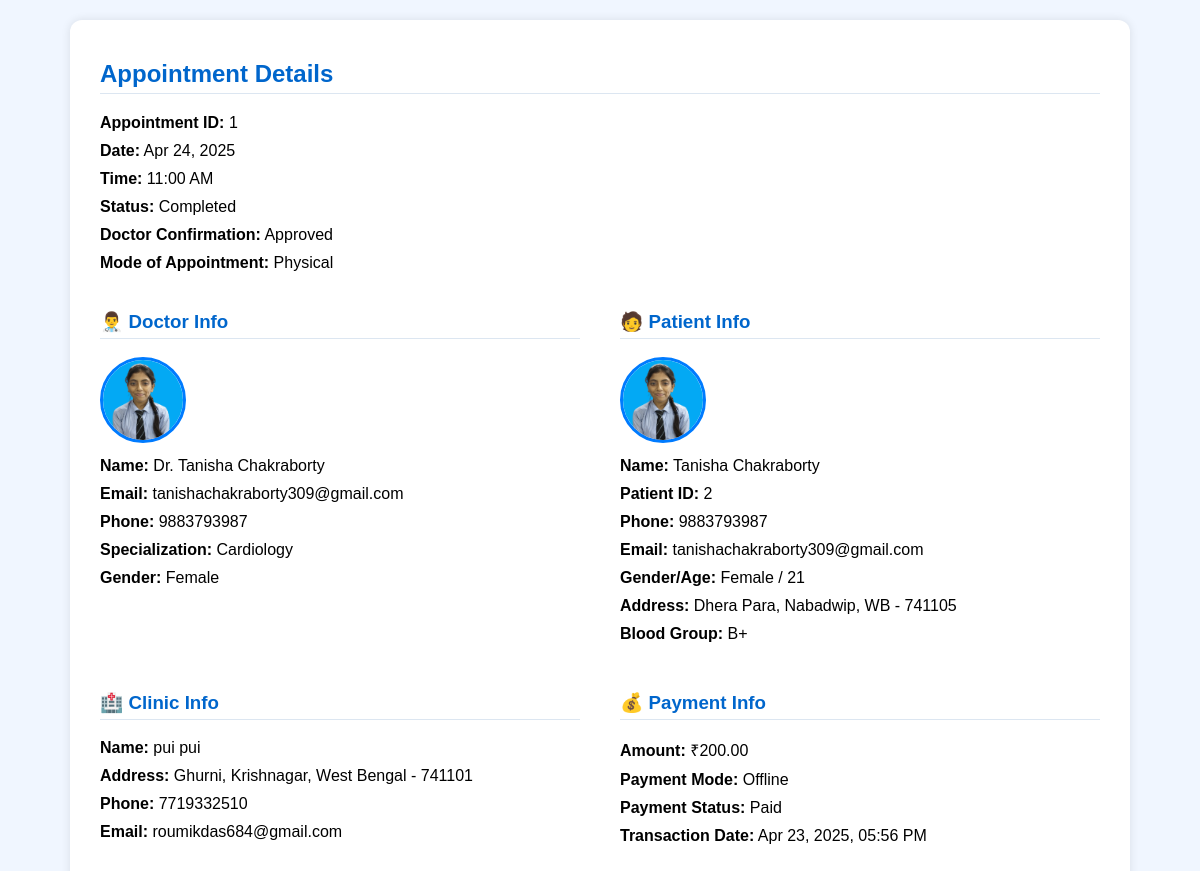
Screenshot of /doctor/view-patientRecord.php?appointment_id=1 (signed in) with the database file from the repository.
### tables this page shows
CREATE TABLE `appointment` (
  `appointment_id` int(11) NOT NULL,
  `patient_id` int(11) NOT NULL,
  `doctor_id` int(11) NOT NULL,
  `clinic_id` int(11) NOT NULL,
  `appointment_date` date NOT NULL,
  `appointment_time` time NOT NULL,
  `status` enum('Scheduled','Completed','Cancelled') DEFAULT 'Scheduled',
  `payment_status` enum('Pending','Paid','Refunded') DEFAULT 'Pending',
  `payment_mode` enum('Online','Offline') NOT NULL,
  `cancellation_reason` text DEFAULT NULL,
  `doctor_confirmation` enum('Pending','Approved','Rejected') DEFAULT 'Pending',
  `mode_of_appointment` enum('Physical','Video Call') NOT NULL,
  `created_at` timestamp NOT NULL DEFAULT current_timestamp(),
  `updated_at` timestamp NOT NULL DEFAULT current_timestamp() ON UPDATE current_timestamp()
);

CREATE TABLE `doctor` (
  `doctor_id` int(11) NOT NULL,
  `UID` varchar(20) NOT NULL,
  `name` varchar(255) NOT NULL,
  `email` varchar(255) NOT NULL,
  `phone` varchar(15) DEFAULT NULL,
  `password` varchar(255) NOT NULL,
  `specialization` varchar(255) DEFAULT NULL,
  `experience` int(11) DEFAULT NULL,
  `qualification` text DEFAULT NULL,
  `bio` text DEFAULT NULL,
  `profile_img` varchar(255) DEFAULT NULL,
  `rating` decimal(3,2) DEFAULT 0.00,
  `total_reviews` int(11) DEFAULT 0,
  `availability` enum('Active','Inactive','Blocked') DEFAULT 'Active',
  `address` varchar(512) DEFAULT NULL,
  `gender` enum('Male','Female','Other') DEFAULT NULL,
  `dob` date DEFAULT NULL,
  `fees` decimal(10,2) DEFAULT NULL,
  `emergency` enum('Yes','No') DEFAULT NULL,
  `created_at` timestamp NOT NULL DEFAULT current_timestamp(),
  `updated_at` timestamp NOT NULL DEFAULT current_timestamp() ON UPDATE current_timestamp()
);

CREATE TABLE `patient` (
  `patient_id` int(11) NOT NULL,
  `name` varchar(100) NOT NULL,
  `email` varchar(255) NOT NULL,
  `password` varchar(255) NOT NULL,
  `phone` varchar(15) DEFAULT NULL,
  `gender` enum('Male','Female','Other') DEFAULT NULL,
  `dob` date DEFAULT NULL,
  `blood_group` varchar(10) DEFAULT NULL,
  `emergency_contact` varchar(16) DEFAULT NULL,
  `area` text DEFAULT NULL,
  `city` varchar(100) DEFAULT NULL,
  `state` varchar(100) DEFAULT NULL,
  `pincode` varchar(10) DEFAULT NULL,
  `profile_img` varchar(255) DEFAULT NULL,
  `availability` enum('Active','Inactive','Blocked') DEFAULT 'Active',
  `created_at` timestamp NOT NULL DEFAULT current_timestamp(),
  `updated_at` timestamp NOT NULL DEFAULT current_timestamp() ON UPDATE current_timestamp()
);

CREATE TABLE `doctor_clinic` (
  `clinic_id` int(11) NOT NULL,
  `doctor_id` int(11) NOT NULL,
  `clinic_name` varchar(255) NOT NULL,
  `area` varchar(255) NOT NULL,
  `city` varchar(100) NOT NULL,
  `state` varchar(100) NOT NULL,
  `pincode` varchar(10) NOT NULL,
  `latitude` decimal(10,8) DEFAULT NULL,
  `longitude` decimal(11,8) DEFAULT NULL,
  `location_link` varchar(500) DEFAULT NULL,
  `clinic_img` varchar(255) DEFAULT NULL,
  `days_available` varchar(64) DEFAULT NULL,
  `opening_time` time NOT NULL,
  `closing_time` time NOT NULL,
  `fees` decimal(10,2) NOT NULL,
  `created_at` timestamp NOT NULL DEFAULT current_timestamp(),
  `updated_at` timestamp NOT NULL DEFAULT current_timestamp() ON UPDATE current_timestamp(),
  `phone` varchar(15) NOT NULL,
  `email` varchar(255) NOT NULL,
  `status` enum('Active','Inactive','Blocked') DEFAULT 'Active'
);

CREATE TABLE `transaction` (
  `transaction_id` int(11) NOT NULL,
  `appointment_id` int(11) NOT NULL,
  `patient_id` int(11) NOT NULL,
  `doctor_id` int(11) NOT NULL,
  `amount` decimal(10,2) NOT NULL,
  `payment_mode` enum('Online','Offline') NOT NULL,
  `payment_status` enum('Pending','Paid','Failed') DEFAULT 'Pending',
  `transaction_date` timestamp NOT NULL DEFAULT current_timestamp() ON UPDATE current_timestamp(),
  `reference_id` varchar(255) DEFAULT NULL,
  `remarks` text DEFAULT NULL
);

### doctor/view-patientRecord.php (the view, shortened to what this page needs)
<?php
include '../connection.php';
if (isset($_GET['appointment_id'])) {
    $appointment_id = $_GET['appointment_id'];
    $query = "SELECT
        a.*,
        p.name AS patient_name, p.profile_img, p.gender AS patient_gender, p.phone AS patient_phone, p.email AS patient_email, p.blood_group, CONCAT(p.area, ', ', p.city, ', ', p.state, ' - ', p.pincode) AS patient_address,
        p.patient_id, TIMESTAMPDIFF(YEAR, p.dob, CURDATE()) AS age,
        d.name AS doctor_name, d.profile_img AS doctor_img, d.email AS doctor_email, d.phone AS doctor_phone, d.specialization, d.gender AS doctor_gender,
        cl.clinic_name, cl.phone AS clinic_phone, cl.email AS clinic_email, CONCAT(cl.area, ', ', cl.city, ', ', cl.state, ' - ', cl.pincode) AS clinic_address,
        t.amount, t.payment_mode, t.payment_status, t.transaction_date
        FROM appointment a
        JOIN patient p ON a.patient_id = p.patient_id
        JOIN doctor d ON a.doctor_id = d.doctor_id
        JOIN doctor_clinic cl ON a.clinic_id = cl.clinic_id
        LEFT JOIN transaction t ON t.appointment_id = a.appointment_id
        WHERE a.appointment_id = '$appointment_id'";
    $result = mysqli_query($conn, $query);
    if ($row = mysqli_fetch_assoc($result)) {
?>
<!DOCTYPE html>
<html>
<head>
</head>
<body>
    <div class="details-container">
        <h2>Appointment Details</h2>
        <div class="section">
            <p><strong>Appointment ID:</strong> <?php echo $row['appointment_id']; ?></p>
            <p><strong>Date:</strong> <?php echo date('M d, Y', strtotime($row['appointment_date'])); ?></p>
            <p><strong>Time:</strong> <?php echo date('h:i A', strtotime($row['appointment_time'])); ?></p>
            <p><strong>Status:</strong> <?php echo $row['status']; ?></p>
            <p><strong>Doctor Confirmation:</strong> <?php echo $row['doctor_confirmation']; ?></p>
            <p><strong>Mode of Appointment:</strong> <?php echo $row['mode_of_appointment']; ?></p>
        </div>
        <div class="section flex-row">
            <div class="card">
                <h3>👨‍⚕️ Doctor Info</h3>
                <img src="../upload/doctor/<?php echo $row['doctor_img']; ?>" alt="Doctor Image">
                <p><strong>Name:</strong> <?php echo $row['doctor_name']; ?></p>
                <p><strong>Email:</strong> <?php echo $row['doctor_email']; ?></p>
                <p><strong>Phone:</strong> <?php echo $row['doctor_phone']; ?></p>
                <p><strong>Specialization:</strong> <?php echo $row['specialization']; ?></p>
                <p><strong>Gender:</strong> <?php echo $row['doctor_gender']; ?></p>
            </div>
            <div class="card">
                <h3>🧑 Patient Info</h3>
                <img src="../upload/patient/<?php echo $row['profile_img']; ?>" alt="Patient Image">
                <p><strong>Name:</strong> <?php echo $row['patient_name']; ?></p>
                <p><strong>Patient ID:</strong> <?php echo $row['patient_id']; ?></p>
                <p><strong>Phone:</strong> <?php echo $row['patient_phone']; ?></p>
                <p><strong>Email:</strong> <?php echo $row['patient_email']; ?></p>
                <p><strong>Gender/Age:</strong> <?php echo $row['patient_gender'] . ' / ' . $row['age']; ?></p>
                <p><strong>Address:</strong> <?php echo $row['patient_address']; ?></p>
                <p><strong>Blood Group:</strong> <?php echo $row['blood_group']; ?></p>
            </div>
        </div>
        <div class="section flex-row">
            <div class="card">
                <h3>🏥 Clinic Info</h3>
                <p><strong>Name:</strong> <?php echo $row['clinic_name']; ?></p>
                <p><strong>Address:</strong> <?php echo $row['clinic_address']; ?></p>
                <p><strong>Phone:</strong> <?php echo $row['clinic_phone']; ?></p>
                <p><strong>Email:</strong> <?php echo $row['clinic_email']; ?></p>
            </div>
            <div class="card">
                <h3>💰 Payment Info</h3>
                <p><strong>Amount:</strong> ₹<?php echo $row['amount']; ?></p>
                <p><strong>Payment Mode:</strong> <?php echo $row['payment_mode']; ?></p>
                <p><strong>Payment Status:</strong> <?php echo $row['payment_status']; ?></p>
                <p><strong>Transaction Date:</strong>
                    <?php echo $row['transaction_date'] ? date('M d, Y, h:i A', strtotime($row['transaction_date'])) : 'N/A'; ?>
                </p>
            </div>
        </div>
    </div>
</body>
</html>
<?php
    } else {
        echo "No appointment found.";
    }
} else {
    echo "Invalid request.";
}
?>

### doctor/view-patientRecord.php (style rules this page uses)
body { font-family: Arial, sans-serif; background: #f0f6ff; margin: 0; padding: 20px; }
.details-container { max-width: 1000px; margin: auto; background: #ffffff; border-radius: 12px; box-shadow: 0 0 10px rgba(0, 0, 0, 0.1); padding: 20px 30px; }
h2, h3 { color: #0066cc; border-bottom: 1px solid #dce6f1; padding-bottom: 5px; }
.section { margin: 20px 0; }
.flex-row { display: flex; justify-content: space-between; gap: 40px; }
.card { flex: 1; }
.card img { border-radius: 50%; border: 3px solid #007bff; height: 80px; width: 80px; }
p { margin: 10px 0; }

### rows the page displays
appointment: appointment_id "1", appointment_date "Apr 24, 2025", appointment_time "11:00 AM", status "Completed", doctor_confirmation "Approved", mode_of_appointment "Physical", doctor.profile_img (picture), doctor.name "Dr. Tanisha Chakraborty", doctor.email "tanishachakraborty309@gmail.com", doctor.phone "9883793987", doctor.specialization "Cardiology", doctor.gender "Female", patient.profile_img (picture), patient.name "Tanisha Chakraborty", patient.patient_id "2", patient.phone "9883793987", patient.email "tanishachakraborty309@gmail.com", patient.gender "Female", patient.blood_group "B+", clinic.clinic_name "pui pui", clinic.phone "7719332510", clinic.email "roumikdas684@gmail.com", transaction.amount "200.00", transaction.payment_mode "Offline", transaction.payment_status "Paid", transaction.transaction_date "Apr 23, 2025, 05:56 PM"

### other values shown
$row['age'] "21"
$row['patient_address'] "Dhera Para, Nabadwip, WB - 741105"
$row['clinic_address'] "Ghurni, Krishnagar, West Bengal - 741101"
